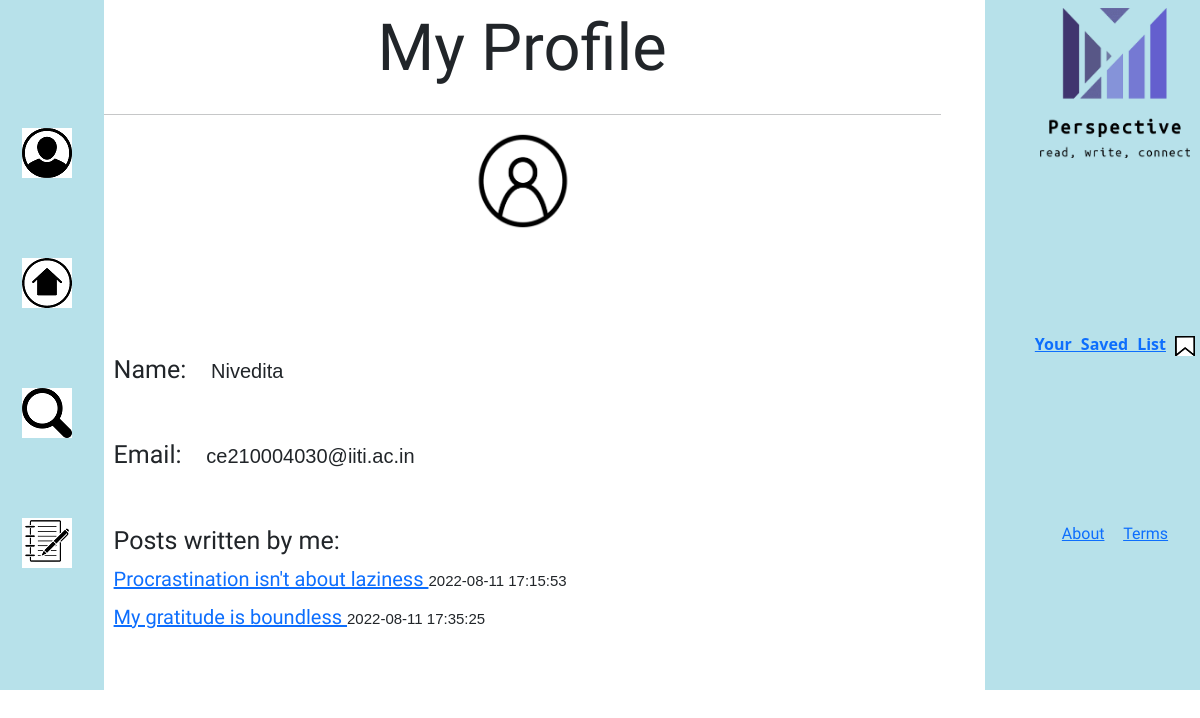
/perspective/myprofile (signed in), run on the app's committed database.
### website/models.py (models this page shows)
class User(db.Model, UserMixin):
    id = db.Column(db.Integer, primary_key=True)
    email = db.Column(db.String(150), unique=True)
    name = db.Column(db.String(150))
    password = db.Column(db.String(150))
    date_created = db.Column(db.DateTime(timezone=True), default=func.now())
    posts=db.relationship('Post',backref='user',passive_deletes=True)
    comments=db.relationship('Comment',backref='user',passive_deletes=True)
    saveds=db.relationship('Saved',backref='user',passive_deletes=True)

class Post(db.Model):
    id = db.Column(db.Integer, primary_key=True)
    heading=db.Column(db.Text,nullable=False)
    formatting=db.Column(db.Text)
    text=db.Column(db.Text,nullable=False)
    tags=db.Column(db.Text,nullable=False)
    date_created = db.Column(db.DateTime(timezone=True), default=func.now())
    author=db.Column(db.Integer, db.ForeignKey('user.id',ondelete="CASCADE"),nullable=False)
    comments=db.relationship('Comment',backref='post',passive_deletes=True)
    saveds=db.relationship('Saved',backref='post',passive_deletes=True)

### website/views.py (the view)
@views.route("/myprofile.html")
@views.route("perspective/myprofile")
@login_required
def myprofile():
    user=current_user
    return render_template("myprofile.html",user=current_user,posts=user.posts)

### website/__init__.py (called while the page is built)
def create_app():
    app = Flask(__name__)
    app.config['SECRET_KEY'] = "helloworld"
    app.config['SQLALCHEMY_DATABASE_URI'] = f'sqlite:///{DB_NAME}'
    db.init_app(app)
    from .views import views
    from .auth import auth
    app.register_blueprint(views, url_prefix="/")
    app.register_blueprint(auth, url_prefix="/")
    from .models import User, Post,Comment,Saved
    create_database(app)
    login_manager = LoginManager()
    login_manager.login_view = "auth.login"
    login_manager.init_app(app)
    @login_manager.user_loader
    def load_user(id):
        return User.query.get(int(id))
    return app

### website/templates/myprofile.html (shortened to what this page needs)
{% extends "base.html" %} {% block head %}
<link rel="stylesheet" type="text/css" href="../static/profile.css" />
{%endblock%} {% block content%}
  <div class="whole">
    <nav class="navbar navbar-expand-lg">
      <div class="collapse navbar-collapse" id="navbarSupportedContent">
        <ul class="navbar-nav me-auto mb-2 mb-lg-0">
          <center style="margin-left: 30px">
            <li class="nav-item">
              <div class="one">
                <a href="myprofile.html"
                  ><img src="../static/profile-removebg-preview.png"
                /></a>
              </div>
            </li>
            <li class="nav-item">
              <div class="two">
                <a href="homefeed.html"
                  ><img src="../static/home-removebg-preview.png"
                /></a>
              </div>
            </li>
            <li class="nav-item">
              <div class="three">
                <a href="search.html"
                  ><img src="../static/search-removebg-preview.png"
                /></a>
              </div>
            </li>
            <li class="nav-item">
              <div class="four">
                <a href="write.html"
                  ><img src="../static/note-removebg-preview.png"
                /></a>
              </div>
            </li>
          </center>
        </ul>
      </div>
    </nav>
  </div>
  <div class="middle">
    <center style="font-size: 65px; font-family: 'Cookie', cursive">
      My Profile
    </center>
    <hr align="center" size="3px" color="black" />
    <div class="logo">
      <center>
        <img
          src="../static/Screenshot (567).png"
          width="100px"
          height="100px"
        />
      </center>
      <br />
      <br />
      <br />
      <br />
      <br />
    </div>
    <div
      class="name"
      style="
        font-size: 25px;
        font-family: 'Acme', sans-serif;
        margin-left: 10px;
      "
    >
      Name: &nbsp;&nbsp;
      <span style="font-family: sans-serif; font-size: 20px">
        {{user.name}}</span
      >
    </div>
    <br />
    <br />
    <div
      class="mail"
      style="
        font-size: 25px;
        font-family: 'Acme', sans-serif;
        margin-left: 10px;
      "
    >
      Email: &nbsp;&nbsp;
      <span style="font-family: sans-serif; font-size: 20px"
        >{{user.email}}</span
      >
    </div>
    <br />
    <br />
    <div
      class="bio"
      style="
        font-size: 25px;
        font-family: 'Acme', sans-serif;
        margin-left: 10px;
      "
    >
      Posts written by me: &nbsp;&nbsp; {%for post in posts %}
      <br />
      <span style="font-family: 'Acme', sans-serif; font-size: 20px">
        <a href="/{{post.heading}}">{{post.heading}} </a>
      </span>
      <span style="font-family: sans-serif; font-size: 15px">
        {{post.date_created}}
      </span>
      {%endfor%}
    </div>
  </div>
  <div class="third">
    <nav class="navbar navbar-expand-lg">
      <div class="collapse navbar-collapse" id="navbarSupportedContent">
        <ul class="navbar-nav me-auto mb-2 mb-lg-0">
          <center>
            <li class="nav-item" style="padding-left: 50px;">
              <img
                src="../static/Screenshot (544).png"
                width="150px"
                height="150px"
              />
            </li>
            <br />
            <li class="nav-item">
              <p
                style="
                  padding-top: 150px;
                  padding-left: 50px;
                  word-spacing: 5px;
                "
              >
                <b><a href="saved.html">Your Saved List</a></b>
                <img
                  src="../static/Screenshot (546).png"
                  width="20px"
                  height="20px"
                />
              </p>
            </li>
            <li class="nav-item">
              <p
                style="
                  word-spacing: 15px;
                  padding-top: 150px;
                  padding-left: 50px;
                  font-family: 'Acme', sans-serif;
                "
              >
                <a href="about.html">About</a>
                <a href="terms.html">Terms</a>
              </p>
            </li>
          </center>
        </ul>
      </div>
    </nav>
  </div>
{% endblock %}

### website/static/search.css (style rules this page uses)
.whole { background-color: #b7e1ea; width: 10%; margin-left: -50px; height: 690px; float: left; }
.one { padding-top: 120px; }
.two { padding-top: 80px; }
.three { padding-top: 80px; }
.four { padding-top: 80px; }
.third { background-color: #b7e1ea; width: 15%; height: 690px; float: right; margin-right: -50px; }

### website/static/profile.css (style rules this page uses)
.whole { background-color: #b7e1ea; width: 10%; height: 690px; float: left; }
.middle { float: left; width: 75%; }
.one { padding-top: 120px; }
.two { padding-top: 80px; }
.three { padding-top: 80px; }
.four { padding-top: 80px; }
.third { background-color: #b7e1ea; width: 20%; margin-right: -50px; height: 690px; float: right; }

### data on the page
User: name "Nivedita", email "ce210004030@iiti.ac.in"
Post: heading "Procrastination isn't about laziness", date_created "2022-08-11 17:15:53"
Post: heading "My gratitude is boundless", date_created "2022-08-11 17:35:25"
